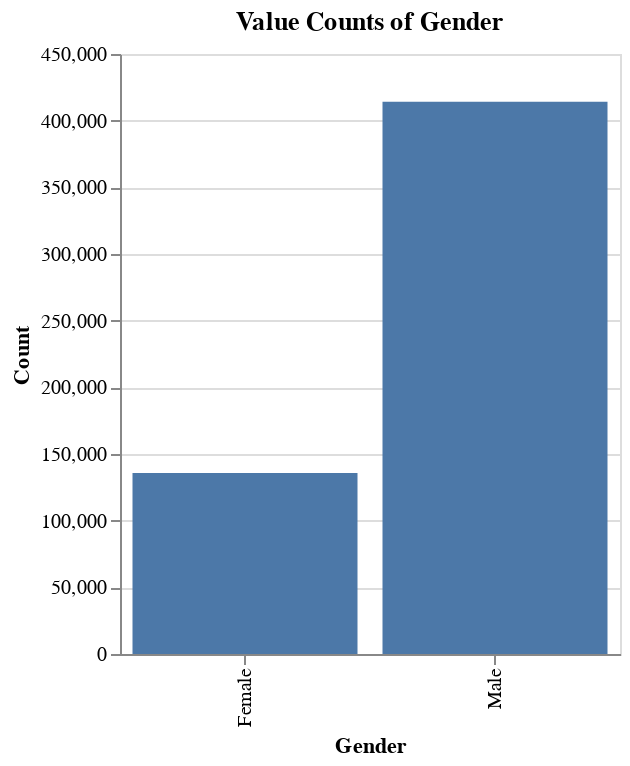

Notebook code cell kept with this figure:
### Code cell
df = pd.DataFrame(data['Gender'].value_counts()).reset_index()
df.columns = ['Gender', 'Count']
df['Gender'] = ['Male', 'Female']
alt.Chart(df, title="Value Counts of Gender").mark_bar().encode(
    x="Gender:N", 
    y="Count:Q",
    tooltip=["Gender", "Count"]
).properties(width=250)

### Figure 1 — Vega-Lite specification as saved in the notebook (floating-point values rounded to 4 significant figures)
{"config": {"view": {"continuousWidth": 400, "continuousHeight": 300}}, "data": {"name": "data-4737023b0b47da9db3535c53da5c077b"}, "mark": "bar", "encoding": {"tooltip": [{"type": "nominal", "field": "Gender"}, {"type": "quantitative", "field": "Count"}], "x": {"type": "nominal", "field": "Gender"}, "y": {"type": "quantitative", "field": "Count"}}, "title": "Value Counts of Gender", "width": 250, "$schema": "https://vega.github.io/schema/vega-lite/v4.8.1.json", "datasets": {"data-4737023b0b47da9db3535c53da5c077b": [{"Gender": "Male", "Count": 414259}, {"Gender": "Female", "Count": 135809}]}}
